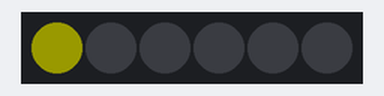
The sketch below on a simulated Arduino Uno, built with avr-gcc and run on an emulated ATmega328P. Shown: 6 RGB LEDs in strip order, left to right. Dim RGB values are drawn brighter than linear.

Above: at 3.1 s.
At 12.6 s:
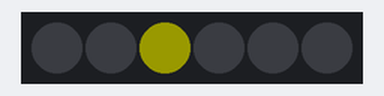
At 17.3 s:
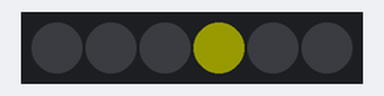
At 22.1 s:
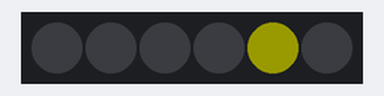
At 26.8 s:
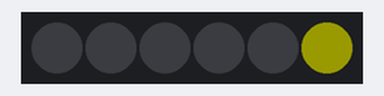
At 36.3 s:
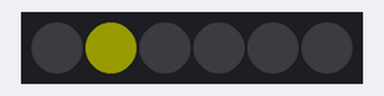
Timing chart, 0 to 39.3 s (numbered marks = the images above):
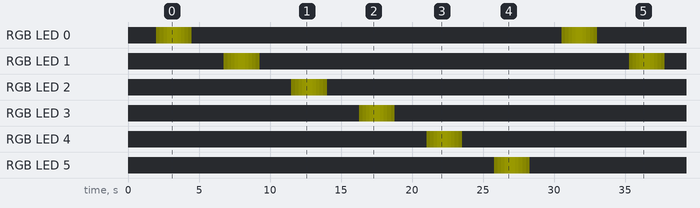

Measured:
- by itself, RGB LED 0: off → RGB(5, 5, 0) at 2.0 s, → RGB(10, 10, 0) 0.25 s later, → RGB(15, 15, 0) 0.25 s later, → RGB(20, 20, 0) 0.25 s later, … (20 changes in this stretch)
- by itself, RGB LED 1: off → RGB(5, 5, 0) at 6.8 s, → RGB(10, 10, 0) 0.25 s later, → RGB(15, 15, 0) 0.25 s later, → RGB(20, 20, 0) 0.25 s later, … (20 changes in this stretch)

The sketch:

aug24_twinkle_5.ino
```cpp
//Random Flash animation for Neopixel Ring Bangle Bracelet
//by Dano Wall and Becky Stern for Adafruit Industries
//based on the Sparkle Skirt, minus the accelerometer
#include <Adafruit_NeoPixel.h>

#define PIN 6

// Parameter 1 = number of pixels in strip
// Parameter 2 = pin number (most are valid)
// Parameter 3 = pixel type flags, add together as needed:
//   NEO_KHZ800  800 KHz bitstream (most NeoPixel products w/WS2812 LEDs)
//   NEO_KHZ400  400 KHz (classic 'v1' (not v2) FLORA pixels, WS2811 drivers)
//   NEO_GRB     Pixels are wired for GRB bitstream (most NeoPixel products)
//   NEO_RGB     Pixels are wired for RGB bitstream (v1 FLORA pixels, not v2)
Adafruit_NeoPixel strip = Adafruit_NeoPixel(6, PIN, NEO_GRB + NEO_KHZ800);


void setup() {
  strip.begin();
  strip.setBrightness(25);
  strip.show(); // Initialize all pixels to 'off'
}

void loop(){
      for(uint32_t i=0; i<strip.numPixels(); i++){
      delay(2000);
    strip.setPixelColor(i, 255, 255, 0);

    // now we will 'fade' it in 5 steps
    for (int x=0; x < 5; x++) {
      int r = 255 * (x+1); r /= 5;
      int g = 255 * (x+1); g /= 5;
      int b = 0 * (x+1); b /= 5;

      strip.setPixelColor(i, strip.Color(r, g, b));
      strip.show();
      delay(250);
    }
    // & fade out in 5 steps
    for (int x=5; x >= 0; x--) {
      int r = 255 * x; r /= 5;
      int g = 255 * x; g /= 5;
      int b = 0 * x; b /= 5;

      strip.setPixelColor(i, strip.Color(r, g, b));
      strip.show();
      delay(250);
    }
  }
 }
//
// void loop2(){
//      for(uint16_t i=0; i<strip.numPixels(); i++){
//      delay(1000);
//    strip.setPixelColor(i, 0, 200, 0);
//
//    // now we will 'fade' it in 5 steps
//    for (int x=0; x < 5; x++) {
//      int r = 0 * (x+1); r /= 5;
//      int g = 200 * (x+1); g /= 5;
//      int b = 0 * (x+1); b /= 5;
//
//      strip.setPixelColor(i, strip.Color(r, g, b));
//      strip.show();
//      delay(250);
//    }
//    // & fade out in 5 steps
//    for (int x=5; x >= 0; x--) {
//      int r = 0 * x; r /= 5;
//      int g = 200 * x; g /= 5;
//      int b = 0 * x; b /= 5;
//
//      strip.setPixelColor(i, strip.Color(r, g, b));
//      strip.show();
//      delay(250);
//    }
//  }
// }
  // LEDs will be off when done (they are faded to 0)
```
